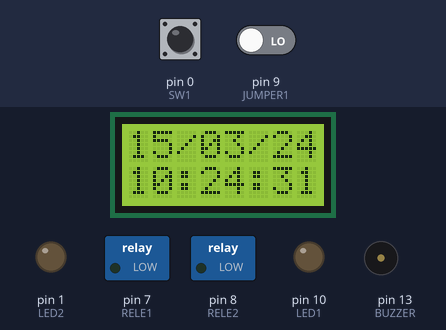
Recording of a sketch running on a simulated Arduino Uno, built with avr-gcc and run on an emulated ATmega328P. Shown: 8×2 character LCD, switched loads named in the sketch (green lamp = pin HIGH), output pins drawn as LEDs (lit = HIGH), buzzer (waves = sounding, pin HIGH). Wiring (inferred from the names in the program): DS1307 clock at I2C address 0x68. The test bench sets the inputs (shaded band); at power-on: pin 0 (SW1) HIGH, pin 9 (JUMPER1) LOW. The local clock reads 2024-03-15 10:24:30 at power-on unless the sketch sets it.

Above: at 1.2 s.
1.3 s: pin 0 (SW1) pulled LOW for 0.15 s
At 2.7 s:
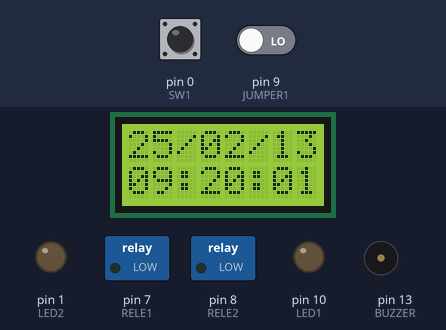
3.5 s: pin 0 (SW1) pulled LOW for 1 s
At 4.8 s:
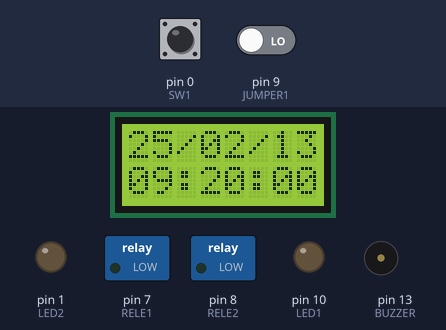
Timing chart, 0 to 6.5 s (numbered marks = the images above; inputs shaded):
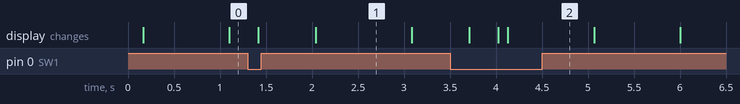

Measured:
- what the display in image 1 shows lasts 1.1 s, from 2.0 s to 3.1 s

The sketch:

alarme_ifrn.ino
```cpp
/*
Relógio, Calendário e controle de alarme de aulas para o IFRN - Pau dos Ferros
Autor: Diego Cirilo
Data: 18/01/2013


Pinos utilizados:
* RTC - SDA - SCL(AN4, AN5)
* SW1(da placa) - PIN0
* SW2(eu botei) - PIN6
* LED2(azul - PIN2
* RELE1 - PIN7
* RELE2 - PIN8
* JUMPER1 - PIN9
* LED1(verm) - PIN10
* BUZZER - PIN13
* LCD RS - PIN12
* LCD Enable - PIN11
* LCD D4 - PIN5
* LCD D5 - PIN4
* LCD D6 - PIN3
* LCD D7 - PIN2

*/

// biblioteca do display
#include <LiquidCrystal.h>
// biblioteca do I2C(para comunicar com o RTC)
#include <Wire.h>

// inicializa o display com os pinos em questão(mencionados acima)
LiquidCrystal lcd(12, 11, 5, 4, 3, 2);

// aliases para os pinos
#define SW1 0
#define SW2 6
#define LED2 1
#define RELE1 7
#define RELE2 8
#define JUMPER1 9
#define LED1 10
#define BUZZER 13

// endereço de comunicação com o RTC
#define DS1307_ADDRESS 0x68

//byte zero "de verdade"
byte zero = 0x00;

// variável para temporização
long timer01=0;

// variáveis para os valores de tempo. weekDay é o dia da semana de dom a sab, 1-7.
byte second, minute, hour, weekDay, monthDay, month, year, checkday=0;

// tempo de toque longo(horario de intervalo)
byte tempoLongo=4;

// tempo de toque curto(entre aulas sem intervalo)
byte tempoCurto=2;

// variáveis booleanas para alguns controles no código
bool toggle=false, firstpass=true;

// loop de inicialização, padrão do arduino.
void setup() {

  // setando os pinos de saída
  pinMode(BUZZER, OUTPUT);
  pinMode(RELE1, OUTPUT);
  pinMode(RELE2, OUTPUT);
  pinMode(LED1, OUTPUT);
  pinMode(LED2, OUTPUT);

  // e os pinos de entrada. notar que eles tem um pull-up de 10k,
  // logo eles são lidos normalmente como HIGH, e se o botão é
  // pressionado, vai para LOW.
  pinMode(SW1, INPUT);
  pinMode(SW2, INPUT);
  pinMode(JUMPER1, INPUT);

  // Inicializar a interface I2C - RTC
  Wire.begin();

  // setando o número de colunas e linhas do display, no caso 8x2
  lcd.begin(8, 2);
}

// converte de decimal para BCD. utilizado já que o RTC trabalha com dígitos BCD
byte decToBcd(byte val){
  return ( (val/10*16) + (val%10) );
}

// converte de BCD para decimal. utilizado já que o RTC trabalha com dígitos BCD
byte bcdToDec(byte val){
  return ( (val/16*10) + (val%16) );
}

// atualiza a data e hora no RTC.
void setDateTime(){

  byte second = 0; //0-59
  byte minute = 20; //0-59
  byte hour = 9; //0-23
  byte weekDay = 2; //1-7
  byte monthDay = 25; //1-31
  byte month = 2; //1-12
  byte year = 13; //0-99

  Wire.beginTransmission(DS1307_ADDRESS);
  Wire.write(zero); // vai p/ registro 0, onde ficam os segundos. leia o datasheet do DS1307

  Wire.write(decToBcd(second));
  Wire.write(decToBcd(minute));
  Wire.write(decToBcd(hour));
  Wire.write(decToBcd(weekDay));
  Wire.write(decToBcd(monthDay));
  Wire.write(decToBcd(month));
  Wire.write(decToBcd(year));

  Wire.write(zero); //volta p/ registro 0 que é o canto certo

  Wire.endTransmission();

}

void resetDateTime(){
  second=0;
  Wire.beginTransmission(DS1307_ADDRESS);
  Wire.write(zero); // vai p/ registro 0, onde ficam os segundos. leia o datasheet do DS1307

  Wire.write(decToBcd(second));
  Wire.write(decToBcd(minute));
  Wire.write(decToBcd(hour));
  Wire.write(decToBcd(weekDay));
  Wire.write(decToBcd(monthDay));
  Wire.write(decToBcd(month));
  Wire.write(decToBcd(year));

  Wire.write(zero); //volta p/ registro 0 que é o canto certo

  Wire.endTransmission();
}


// lê a data do RTC e escreve nas variáveis globais de data, hora, etc
void getDate(){

  // vai p/ registro 0, dos segundos... p/ garantir
  Wire.beginTransmission(DS1307_ADDRESS);
  Wire.write(zero);
  Wire.endTransmission();

  // pede 7 bytes ao RTC
  Wire.requestFrom(DS1307_ADDRESS, 7);

  // os 7 bytes de resposta.
  second = bcdToDec(Wire.read());
  minute = bcdToDec(Wire.read());
  hour = bcdToDec(Wire.read() & 0b111111); //formato 24hrs
  weekDay = bcdToDec(Wire.read()); //1-7 -> domingo - sábado
  monthDay = bcdToDec(Wire.read());
  month = bcdToDec(Wire.read());
  year = bcdToDec(Wire.read());
}

// atualiza o display, escrevendo as variáveis em questão.
void printDate(byte second_f, byte minute_f, byte hour_f, byte weekDay_f, byte monthDay_f, byte month_f, byte year_f){

  // imprime a data no formato dd/mm/aa e a hora na segunda linha, no formato hh:mm:ss
  lcd.setCursor(0, 0); //posicionando o cursor na posição 0 da primeira linha(0)
  if(monthDay<10){
    lcd.print(0); // necessário no caso do dia só ter um dígito, ele imprime um zero antes para manter o espaçamento correto.
  }
  lcd.print(monthDay);
  lcd.print("/");
  if(month<10){
    lcd.print(0); // mesmo caso do dia, e idem para todos os outros items.
  }
  lcd.print(month);
  lcd.print("/");
  if(year<10){
    lcd.print(0);
  }
  lcd.print(year);
  lcd.setCursor(0, 1); // posicionando o cursor na posição 0 da segunda linha(1).
  if(hour<10){
    lcd.print(0);
  }
  lcd.print(hour);
  lcd.print(":");
  if(minute<10){
    lcd.print(0);
  }
  lcd.print(minute);
  lcd.print(":");
  if(second<10){
    lcd.print(0);
  }
  lcd.print(second);
}

// seletor dos momentos de tocar, retorna true se tiver na hora!
bool timeToStudy(){
  byte jumper=digitalRead(JUMPER1);

  // se não for domingo(0) nem sábado(6) ou se jumper tiver HIGH(passa por cima de sábados e domingos, no caso de sábado letivo)
  // verifica pelas horas se toca 3s(intervalos e inicio/fim) ou 1s(entre aulas)
  if((weekDay!=1 && weekDay!=7) || jumper==HIGH){
    // toque de tempoLongo s para 07h00m, 12h00m, 13h00m, 18h00m, 19h00m
    if((hour==7 || hour==12 || hour==13 || hour==18 || hour==19) && minute==0 && (second>=0 && second<=tempoLongo))
      return true;

    // toque de tempoLongo s para 8h30m, 10h30m, 14h30m, 16h30m, 20h30m
    if((hour==8 || hour==10 || hour==14 || hour==16 || hour==20) && minute==30 && (second>=0 && second<=tempoLongo))
      return true;

    // toque de tempoLongo s para 08h50m, 14h50m
    if((hour==8 || hour==14) && minute==50 && (second>=0 && second<=tempoLongo))
      return true;

    // toque de tempoLongo s para 10h20m, 16h20m
    if((hour==10 || hour==16) && minute==20 && (second>=0 && second<=tempoLongo))
      return true;

    // toque de tempoLongo s para 20h40m, 22h10m
    if(((hour==20 && minute==40) || (hour==22 && minute==10)) && (second>=0 && second<=tempoLongo))
      return true;

    // toque de tempoCurto s para 07h45m, 13h45m, 19h45
    if((hour==7 || hour==13 || hour==19) && minute==45 && (second>=0 && second<=tempoCurto))
      return true;

    // toque de tempoCurto s para 09h35, 15h35m
    if((hour==9 || hour==15) && minute==35 && (second>=0 && second<=tempoCurto))
      return true;

    // toque de tempoCurto s para 11h15m, 17h15m
    if((hour==11 || hour==17) && minute==15 && (second>=0 && second<=tempoCurto))
      return true;

    // toque de tempoCurto s para 21h25m
    if(hour==21 && minute==25 && (second>=0 && second<=tempoCurto))
      return true;
  } else{
    return false;
  }
  return false;
}

// loop principal do arduino, é padrão. a ação acontece aqui. tipo um "main" do C.
void loop() {

  // atraso de 100ms para diminuir a frequência de acesso ao RTC, atualização do display, etc.
  // ninguém está desesperado, e teoricamente ainda diminui o consumo.
  delay(100);

  // Lê a data do RTC e escreve nas variáveis globais lá.
  getDate();

  if ((hour==6) && (minute==0) && (second==30) && (checkday!=weekDay)){
    checkday = weekDay;
    resetDateTime();
  }

  //teste
  if(digitalRead(SW1)==LOW){
    setDateTime();
  }

  // Escreve a data no display
  printDate(second, minute, hour, weekDay, monthDay, month, year);

  // chama timeToStudy para saber se ta na hora de tocar, se tiver, toca!
  if(timeToStudy()){
    digitalWrite(RELE1, HIGH); // relé que controla a sirene
    digitalWrite(LED1, HIGH); // led1 só p/ visualização
    digitalWrite(BUZZER, HIGH); // buzzer da placa, idem.
  } else{
    digitalWrite(LED1, LOW);
    digitalWrite(RELE1, LOW);
    digitalWrite(BUZZER, LOW);
  }
}
```
